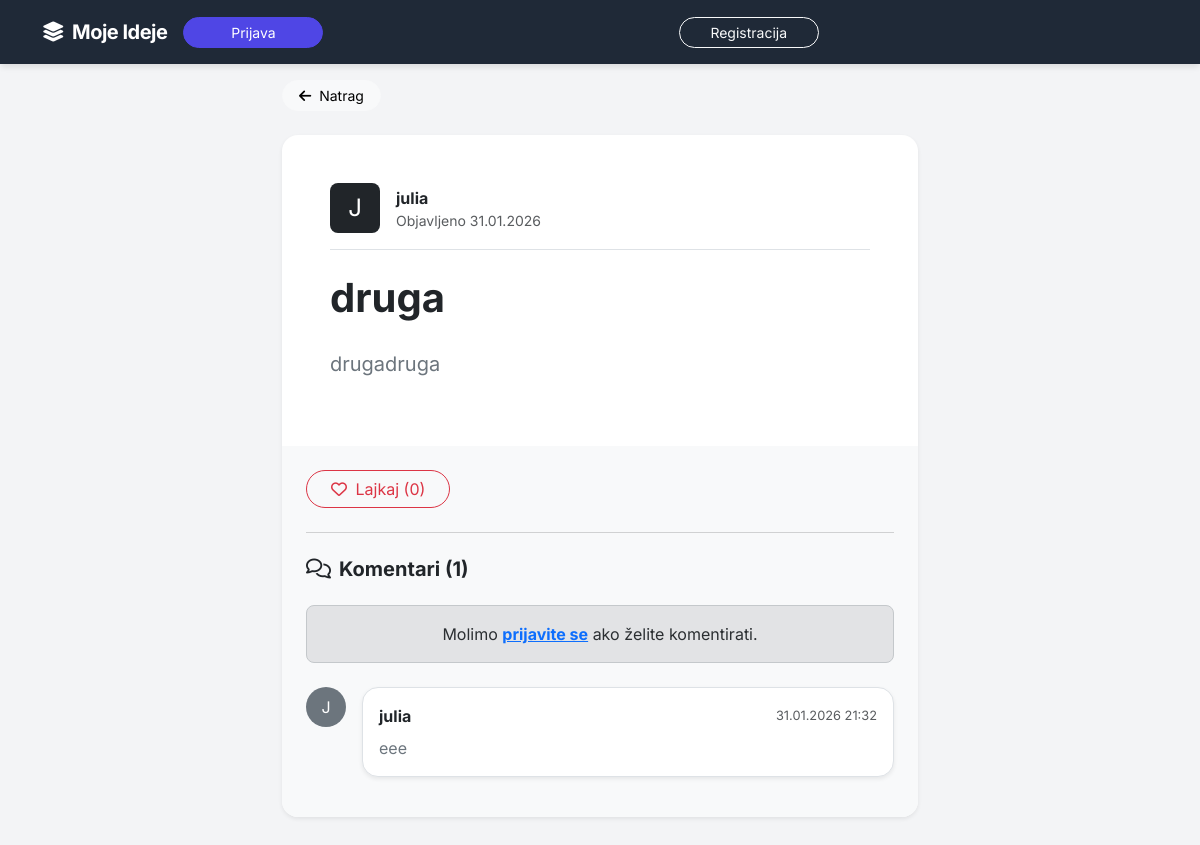
The app's page /post/2/ with its own data.
### moj_app/models.py (models this page shows, shortened)
class Post(models.Model):
    title = models.CharField(max_length=200, verbose_name="Naslov")
    content = models.TextField(verbose_name="Sadržaj")
    author = models.ForeignKey(User, on_delete=models.CASCADE, related_name='posts')
    created_at = models.DateTimeField(auto_now_add=True)
    updated_at = models.DateTimeField(auto_now=True)
    def total_likes(self):
        return self.likes.count()

class Comment(models.Model):
    post = models.ForeignKey(Post, on_delete=models.CASCADE, related_name='comments')
    author = models.ForeignKey(User, on_delete=models.SET_NULL, null=True, blank=True)
    content = models.TextField(verbose_name="Komentar")
    created_at = models.DateTimeField(auto_now_add=True)
    class Meta:
        ordering = ['-created_at'] # Najnoviji komentari prvi
    @property
    def display_author(self):
        if self.author:
            return self.author.username
        return "Obrisani korisnik"

### moj_app/views.py (the view)
# urls.py: path('post/<int:pk>/', views.post_detail, name='post_detail'),
def post_detail(request, pk):
    post = get_object_or_404(Post, pk=pk)
    comments = post.comments.all()
    is_liked = False
    if request.user.is_authenticated:
        if post.likes.filter(user=request.user).exists():
            is_liked = True
    if request.method == 'POST':
        if not request.user.is_authenticated:
            return redirect('login')
        form = CommentForm(request.POST)
        if form.is_valid():
            comment = form.save(commit=False)
            comment.post = post
            comment.author = request.user
            comment.save()
            return redirect('post_detail', pk=post.pk)
    else:
        form = CommentForm()
    return render(request, 'posts/post_detail.html', {
        'post': post,
        'comments': comments,
        'form': form,
        'is_liked': is_liked
    })

### templates/posts/post_detail.html
{% extends 'base.html' %}
{% block content %}
<div class="row justify-content-center">
    <div class="col-lg-10">
        <a href="{% url 'post_list' %}" class="btn btn-light btn-sm mb-4 rounded-pill px-3">
            <i class="fas fa-arrow-left me-1"></i> Natrag
        </a>
        <div class="card border-0 shadow-sm rounded-4 overflow-hidden mb-5">
            <div class="card-body p-4 p-lg-5">
                <div class="d-flex align-items-center mb-4 pb-3 border-bottom">
                    <div class="bg-dark text-white rounded-3 d-flex align-items-center justify-content-center me-3" style="width: 50px; height: 50px;">
                        <span class="fs-4">{{ post.author.username|slice:":1"|upper }}</span>
                    </div>
                    <div>
                        <div class="fw-bold">{{ post.author.username }}</div>
                        <div class="text-muted small">Objavljeno {{ post.created_at|date:"d.m.Y" }}</div>
                    </div>
                </div>
                <h1 class="display-6 fw-bold mb-4">{{ post.title }}</h1>
                <div class="content-body fs-5 text-secondary" style="line-height: 1.8;">
                    {{ post.content|linebreaks }}
                </div>
            </div>
            <div class="card-footer bg-light p-4 border-top-0">
                <div class="mb-4">
                    {% if user.is_authenticated %}
                        <form action="{% url 'like_post' post.pk %}" method="POST">
                            {% csrf_token %}
                            <button type="submit" class="btn {% if is_liked %}btn-danger{% else %}btn-outline-danger{% endif %} rounded-pill px-4">
                                <i class="{% if is_liked %}fas{% else %}far{% endif %} fa-heart me-1"></i>
                                {% if is_liked %}Sviđa mi se{% else %}Lajkaj{% endif %}
                                <span class="ms-1 fw-bold">({{ post.total_likes }})</span>
                            </button>
                        </form>
                    {% else %}
                        <a href="{% url 'login' %}" class="btn btn-outline-danger rounded-pill px-4">
                            <i class="far fa-heart me-1"></i> Lajkaj ({{ post.total_likes }})
                        </a>
                    {% endif %}
                </div>
                <hr class="text-muted opacity-25 my-4">
                <h5 class="fw-bold mb-4">
                    <i class="far fa-comments me-2"></i>Komentari ({{ comments.count }})
                </h5>
                {% if user.is_authenticated %}
                    <div class="mb-5">
                        <form method="post">
                            {% csrf_token %}
                            <div class="d-flex gap-2 align-items-start">
                                <div class="flex-grow-1">
                                    {{ form.content }}
                                </div>
                                <button type="submit" class="btn btn-primary px-4 py-2">
                                    <i class="fas fa-paper-plane"></i>
                                </button>
                            </div>
                        </form>
                    </div>
                {% else %}
                    <div class="alert alert-secondary rounded-3 mb-4 text-center">
                        Molimo <a href="{% url 'login' %}" class="fw-bold">prijavite se</a> ako želite komentirati.
                    </div>
                {% endif %}
                <div class="comments-list">
                    {% for comment in comments %}
                        <div class="d-flex gap-3 mb-3">
                            <div class="bg-secondary text-white rounded-circle d-flex align-items-center justify-content-center flex-shrink-0" style="width: 40px; height: 40px;">
                                {{ comment.display_author|slice:":1"|upper }}
                            </div>
                            <div class="bg-white p-3 rounded-4 shadow-sm w-100 border">
                                <div class="d-flex justify-content-between align-items-center mb-2">
                                    <strong class="text-dark">{{ comment.display_author }}</strong>
                                    <small class="text-muted" style="font-size: 0.8rem;">{{ comment.created_at|date:"d.m.Y H:i" }}</small>
                                </div>
                                <p class="mb-0 text-secondary" style="white-space: pre-wrap;">{{ comment.content }}</p>
                            </div>
                        </div>
                    {% empty %}
                        <div class="text-center py-4 text-muted opacity-75">
                            <i class="far fa-comment-dots fa-2x mb-2"></i>
                            <p>Još nema komentara. Budite prvi koji će podijeliti mišljenje!</p>
                        </div>
                    {% endfor %}
                </div>
            </div>
        </div>
    </div>
</div>
{% endblock %}

### templates/base.html (style rules this page uses)
:root { --primary-color: #4f46e5; --primary-hover: #4338ca; --bg-color: #f3f4f6; --nav-bg: #1f2937; }
body { background-color: var(--bg-color); font-family: 'Inter', sans-serif; color: #1f2937; padding-top: 80px; }

### records on screen
Post: author.username "J", author.username "julia", created_at "31.01.2026", title "druga", content "drugadruga", total_likes "0", count "1"
Comment: display_author "J", display_author "julia", created_at "31.01.2026 21:32", content "eee"
